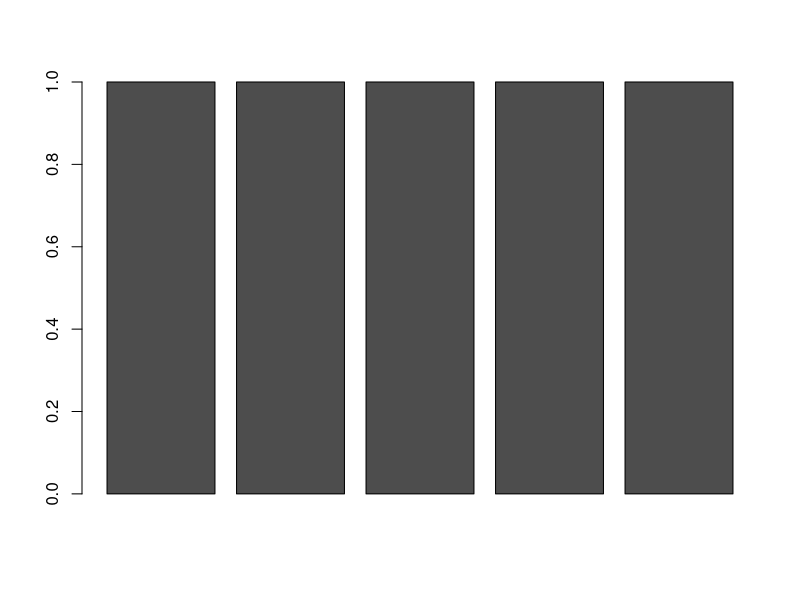
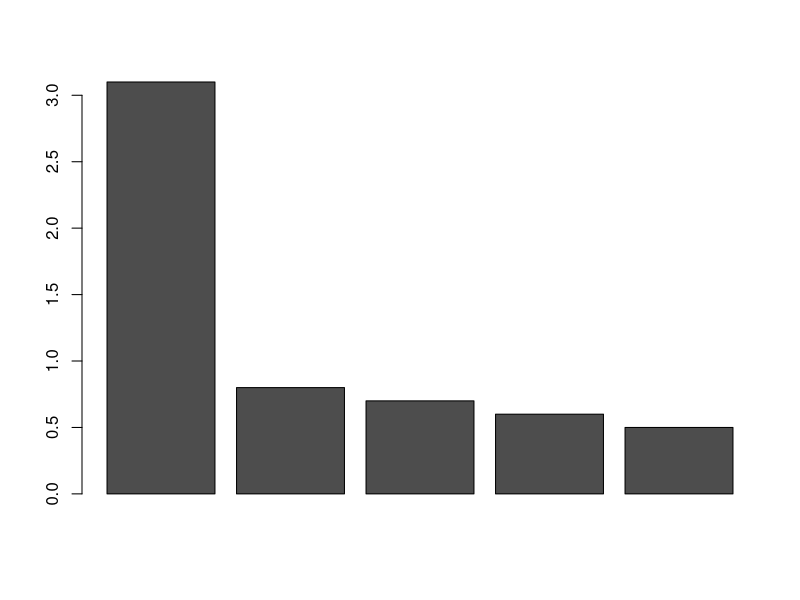
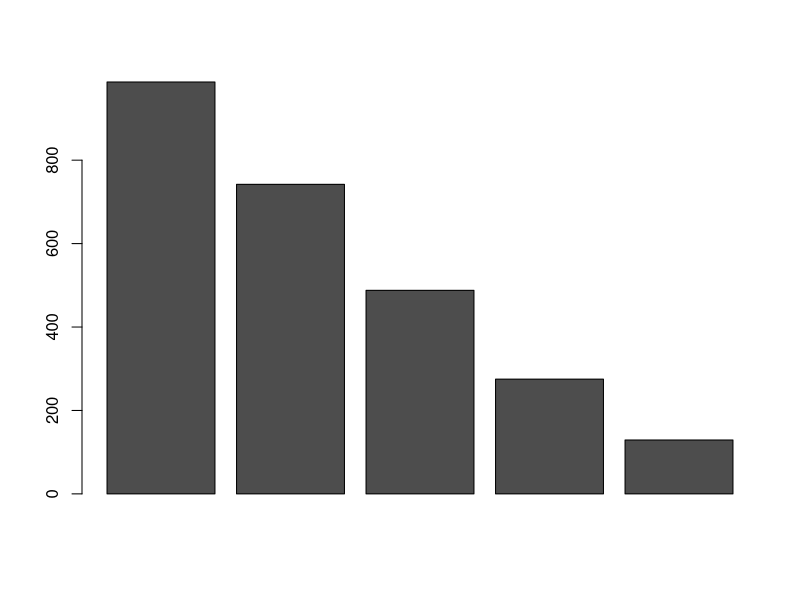
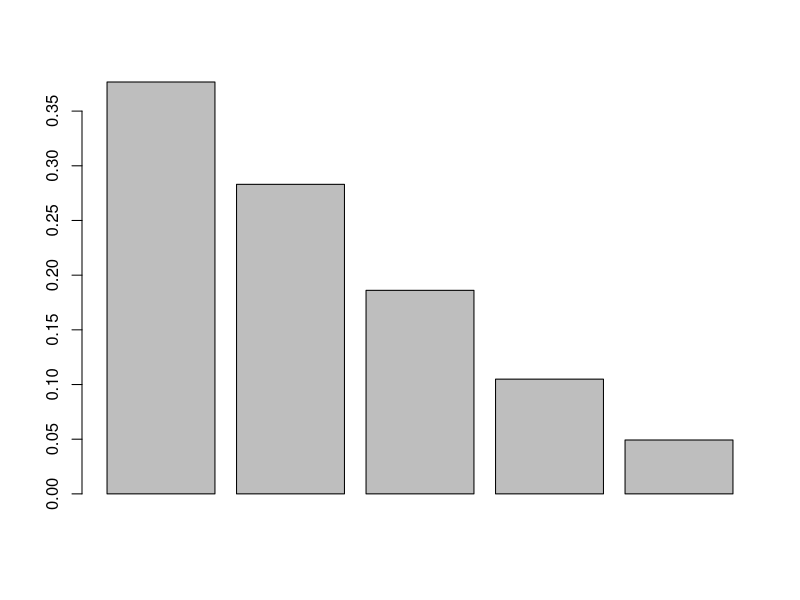
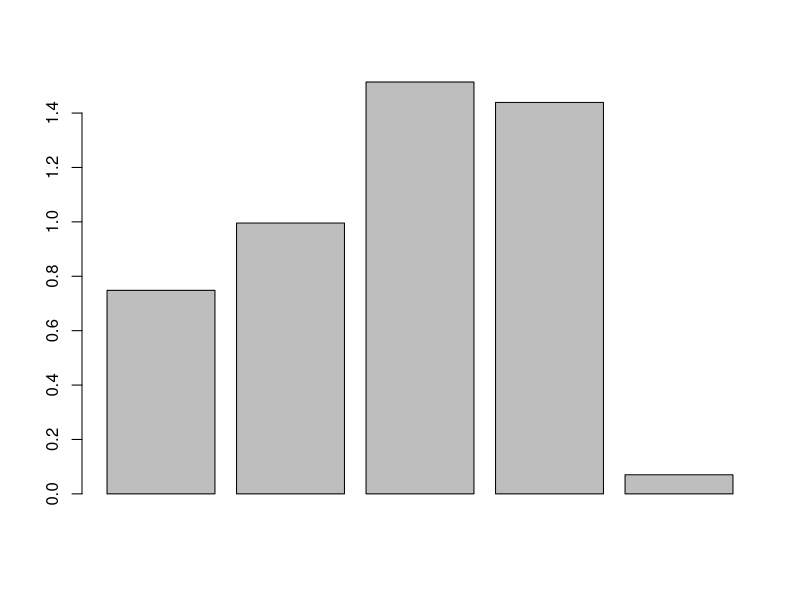

R code for these plots, in order:
# First we define the initial age distribution n_vec, 
# which can contain any non-negative numbers.
# I'm calling it n_vec instead of n just to remind us that it's a vector.
# Note that in R, we use the letter c to create a vector.
n_vec <- c(1, 1, 1, 1, 1)

# Here is a bar plot of the initial age distribution:
barplot(t(n_vec))

# Next we define the population projection matrix A, 
# where the first row contains fecundity values (any non-negative numbers)
# and the diagonal below the main diagonal contains survival probabilities
# (which must be between 0 and 1). All other entries are zero.
A <- matrix(c(0, 0, 1, 2, 0.1, 
              0.8, 0, 0, 0, 0, 
              0, 0.7, 0, 0, 0, 
              0, 0, 0.6, 0, 0, 
              0, 0, 0, 0.5, 0), nrow = 5, byrow = TRUE)

# To find the age distribution at the next time step, 
# we multiply the previous age distribution vector (n_vec) 
# by the population projection matrix (A). 
# In R, matrix multiplication is written as %*%.
n_vec <- A %*% n_vec

# Here is a bar plot of new initial age distribution:
barplot(t(n_vec))

# If we repeat the multiplication 100 times then the 
# age distribution converges to the stable age distribution.
for(i in 1:100) n_vec <- A %*% n_vec

# Here is a bar plot of new initial age distribution:
barplot(t(n_vec))

# The other way to get the stable age distribution is by calculating
# the right eigenvector of A, corresponding to the dominant eigenvalue:
w <- Re(eigen(A)$vectors[, 1])
# We can normalize w to get the proportions in each age class
# (remember that any scalar multiple of an eigenvector is also an eigenvector).
w_rescaled <- w / sum(w)

# Here is a bar plot of stable age distribution:
barplot(w_rescaled)

# The reproductive value is the left eigenvector of A, 
# corresponding to the dominant eigenvalue:
v <- Re(eigen(t(A))$vectors[, 1])
# We need to rescale v so it can be interpreted as a reproductive value 
# (remember that any scalar multiple of an eigenvector is also an eigenvector).
# The rescaling factor is 1 / (t(v) * w), where t means transpose.
v_rescaled <- v / c(t(v) %*% w_rescaled)

# Here is a bar plot of the reproductive value as a function of age:
barplot(v_rescaled)

# The population increases because the dominant eigenvalue 
# of matrix A is greater than 1:
Re(eigen(A)$values[1])

# Now try changing the entries of A to see the effects on 
# w, v and the population growth rate.





